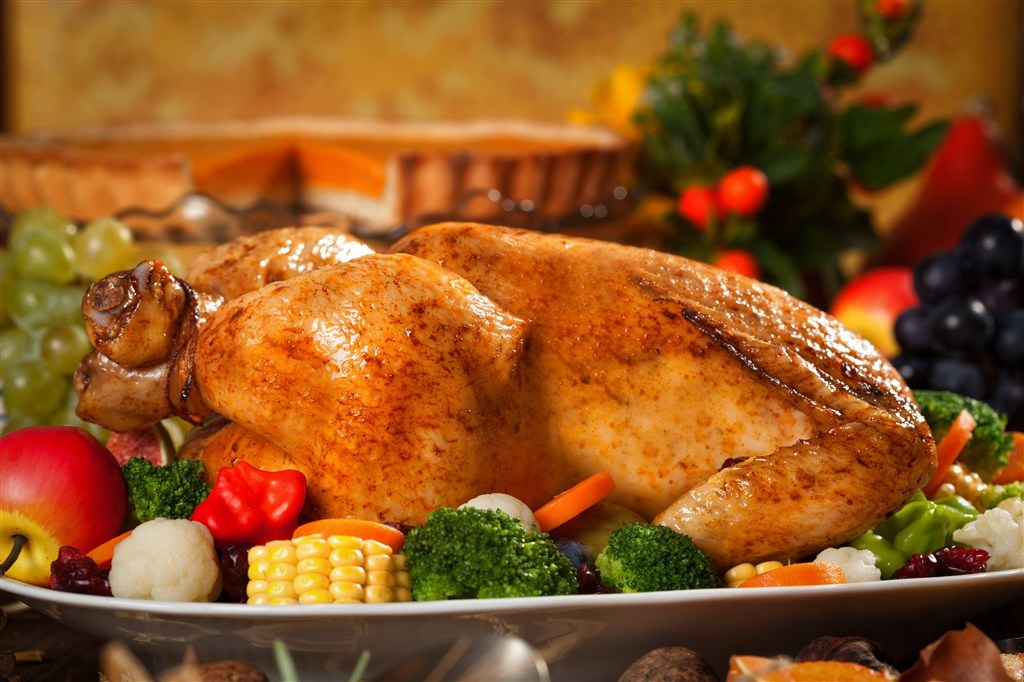
#> input picture pa_chong/kitten.jpg, 1024 x 682 px
$ python 11_chapter.py
#> lines starting #> are read from the running program, lines starting #| are printed output that depends on the picture
#-*- coding:utf8 -*-
'''
Created on 12/11/2016

@author: ghou
'''

'''
图像识别与文字处理
'''


from PIL import Image, ImageFilter

kitten = Image.open("kitten.jpg")
#> kitten is the input picture: PIL image 1024x682 RGB; mean R, G, B 143.9, 85.1, 33
blurryKitten = kitten.filter(ImageFilter.GaussianBlur)
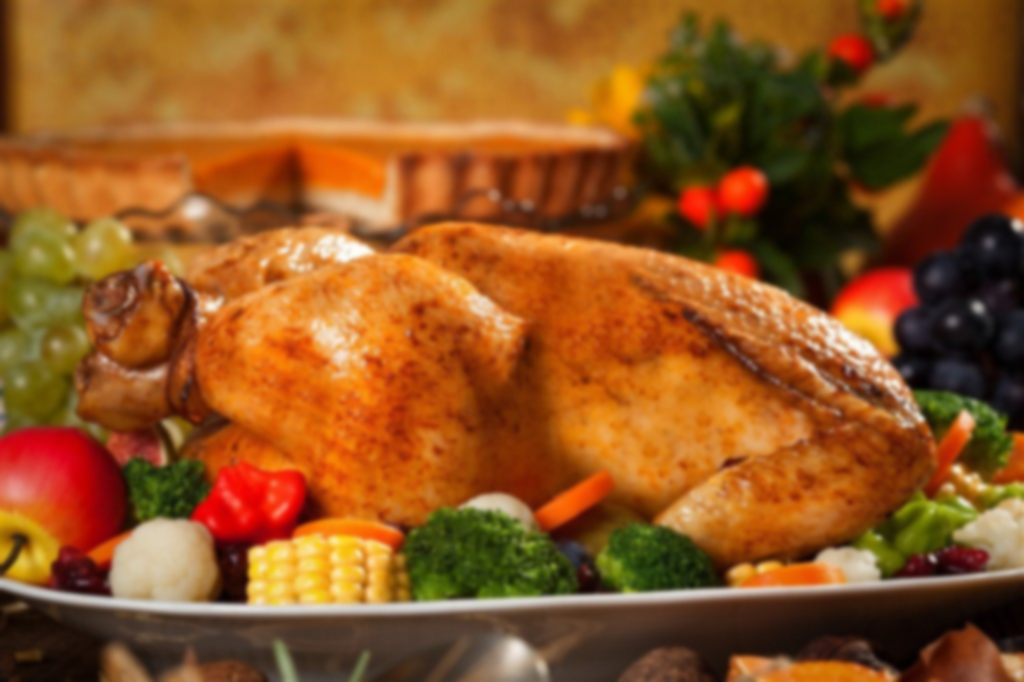
#> blurryKitten: PIL image 1024x682 RGB; mean R, G, B 143.9, 85.1, 33
blurryKitten.save("kitten_blurred.jpg")
blurryKitten.show()
